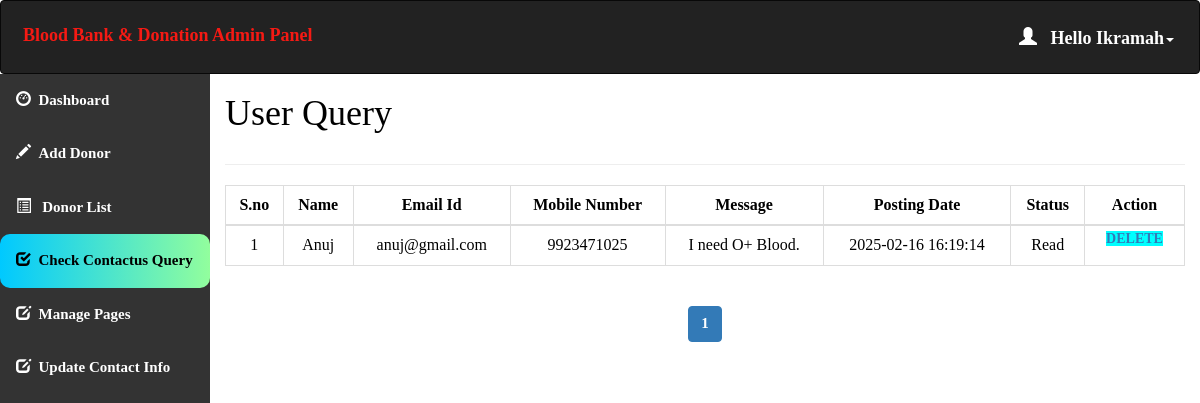
Page /admin/query.php (signed in) on the committed database.
### tables this page shows
create table contact_query(
query_id int auto_increment Not Null,
query_name varchar(100) NOT NULL,
query_mail varchar(120) NOT NULL,
query_number char(11) NOT NULL,
query_message longtext NOT NULL,
query_date timestamp NOT NULL DEFAULT CURRENT_TIMESTAMP,
query_status int(11) DEFAULT NULL,
Primary key(query_id)
);

### admin/query.php (the view, shortened to what this page needs)
<html>
<head>
  <link rel="stylesheet" href="https://maxcdn.bootstrapcdn.com/bootstrap/3.4.1/css/bootstrap.min.css">
</head>
<?php
include 'conn.php';
  if (isset($_SESSION['loggedin']) && $_SESSION['loggedin'] == true) {
  ?>
<body style="color:black">
<div id="header">
<?php include 'header.php';
?>
</div>
<div id="sidebar">
<?php $active="query"; include 'sidebar.php'; ?>
</div>
<div id="content" >
  <div class="content-wrapper">
    <div class="container-fluid">
      <div class="row">
        <div class="col-md-12 lg-12 sm-12">
          <h1 class="page-title">User Query</h1>
        </div>
      </div>
      <hr>
      <?php
        include 'conn.php';
          $limit = 10;
          if(isset($_GET['page'])){
            $page = $_GET['page'];
          }else{
            $page = 1;
          }
          $offset = ($page - 1) * $limit;
          $count=$offset+1;
        $sql= "select * from contact_query LIMIT {$offset},{$limit}";
        $result=mysqli_query($conn,$sql);
        if(mysqli_num_rows($result)>0)   {
       ?>
       <div class="table-responsive">
      <table class="table table-bordered" style="text-align:center">
          <thead style="text-align:center">
          <th style="text-align:center">S.no</th>
          <th style="text-align:center">Name</th>
          <th style="text-align:center">Email Id</th>
          <th style="text-align:center">Mobile Number</th>
          <th style="text-align:center">Message</th>
          <th style="text-align:center">Posting Date</th>
          <th style="text-align:center">Status</th>
          <th style="text-align:center">Action</th>
          </thead>
          <tbody>
            <?php
            while($row = mysqli_fetch_assoc($result)) { ?>
          <tr>
                  <td><?php echo $count++; ?></td>
                  <td><?php echo $row['query_name']; ?></td>
                  <td><?php echo $row['query_mail']; ?></td>
                  <td><?php echo $row['query_number']; ?></td>
                  <td><?php echo $row['query_message']; ?></td>
                  <td><?php echo $row['query_date']; ?></td>
                  <?php if($row['query_status']==1)
{
?><td>Read<br></td>
<?php } ?>
                    <td id="he" style="width:100px">
                    <a style="background-color:aqua" href='delete_query.php?id=<?php echo $row['query_id']; ?>'> Delete </a>
                </td>
              </tr>
            <?php } ?>
          </tbody>
      </table>
    </div>
    <?php } ?>
    <div class="table-responsive"style="text-align:center;align:center">
        <?php
        $sql1 = "SELECT * FROM contact_query";
        $result1 = mysqli_query($conn, $sql1) or die("Query Failed.");
        if(mysqli_num_rows($result1) > 0){
          $total_records = mysqli_num_rows($result1);
          $total_page = ceil($total_records / $limit);
          echo '<ul class="pagination admin-pagination">';
          for($i = 1; $i <= $total_page; $i++){
            if($i == $page){
              $active = "active";
            }else{
              $active = "";
            }
            echo '<li class="'.$active.'"><a href="query.php?page='.$i.'">'.$i.'</a></li>';
          }
          echo '</ul>';
        }
        ?>
        </div>
      </div>
    </div>
   <?php }
    ?>
</body>
</html>

### admin/header.php (shortened to what this page needs)
<!DOCTYPE html>
<html>
<head>
  <link rel="stylesheet" href="https://maxcdn.bootstrapcdn.com/bootstrap/3.4.1/css/bootstrap.min.css">
</head>
<body>
<nav class="navbar navbar-inverse">
  <div class="container-fluid">
    <div class="navbar-header">
      <a class="navbar-brand" id="qq" href="dashboard.php" style="color:#F51A14;">Blood Bank & Donation Admin Panel</a>
    </div>
    <ul class="nav navbar-nav navbar-right">
      <li class="dropdown"><a class="dropdown-toggle" id="qw" data-toggle="dropdown" href="#" style="font-weight:bold;color:white "> <span class="glyphicon glyphicon-user"></span>&nbsp&nbsp
        <?php
        include 'conn.php';
        $username=$_SESSION['username'];
        $sql="select * from admin_info where admin_username='$username'";
        $result=mysqli_query($conn,$sql) or die("query failed.");
        $row=mysqli_fetch_assoc($result);
        echo "Hello ".$row['admin_name'];
       ?><span class="caret"></span></a>
    </li>
    </ul>
  </div>
</nav>
</body></html>

### admin/sidebar.php (shortened to what this page needs)
<!DOCTYPE html>
<html>
<head>
    <link rel="stylesheet" href="https://maxcdn.bootstrapcdn.com/bootstrap/3.4.0/css/bootstrap.min.css">
</head>
<body>
<div class="sidebar" ><b>
  <a href="dashboard.php"   <?php if($active=='dashboard') echo "class='act'"; ?>><span class="glyphicon glyphicon-dashboard"></span>&nbsp&nbspDashboard</a>
  <a href="add_donor.php"   <?php if($active=='add') echo "class='act'"; ?>><span class="glyphicon glyphicon-pencil"></span>&nbsp&nbspAdd Donor</a>
  <a href="donor_list.php"   <?php if($active=='list') echo "class='act'"; ?>><span class="glyphicon glyphicon-list-alt"></span>&nbsp&nbsp Donor List</a>
  <a href="query.php"   <?php if($active=='query') echo "class='act'"; ?>><span class="glyphicon glyphicon-check"></span>&nbsp&nbspCheck Contactus Query</a>
    <a href="pages.php"   <?php if($active=='pages') echo "class='act'"; ?>><span class="glyphicon glyphicon-edit"></span>&nbsp&nbspManage Pages</a>
  <a href="update_contact.php"   <?php if($active=='contact') echo "class='act'"; ?>><span class="glyphicon glyphicon-edit"></span>&nbsp&nbspUpdate Contact Info</a>
</div>

### admin/query.php (style rules this page uses)
#sidebar { position:relative;margin-top:-20px }
#content { position:relative;margin-left:210px }
#he { font-size: 14px; font-weight: 600; text-transform: uppercase; padding: 3px 7px; color: #fff; text-decoration: none; border-radius: 3px; align:center }

### admin/header.php (style rules this page uses)
.navbar { background-color: #333333 ; padding: 10px 10px; color:#FF0404 ; }
.navbar a { float: left; color: white; text-align: center; padding: 12px; text-decoration: none; font-size: 18px; line-height: 25px; }
.navbar-brand { font-size: 25px; font-weight: bold; }
.navbar a { float: none; display: block; text-align: left; }
.navbar-right { float: none; }

### admin/sidebar.php (style rules this page uses)
body { margin: 0; font-family: 'Averia Gruesa Libre';font-size: 15px; color:#F8F9F9; }
.sidebar { margin: 0; padding: 0; width: 210px; background-color: #333333; position: fixed; height: 100%; overflow: auto; }
.sidebar a { display: block; color: white; padding: 16px; text-decoration: none; }
a.act { background: linear-gradient(to right, #00C9FF 0%, #92FE9D 100%); color: black; border-radius:10px; }

### rows in the picture
contact_query: query_name "Anuj", query_mail "anuj@gmail.com", query_number "9923471025", query_message "I need O+ Blood.", query_date "2025-02-16 16:19:14", query_status "Read"

### other values in the picture
$row['admin_name'] "Ikramah"
